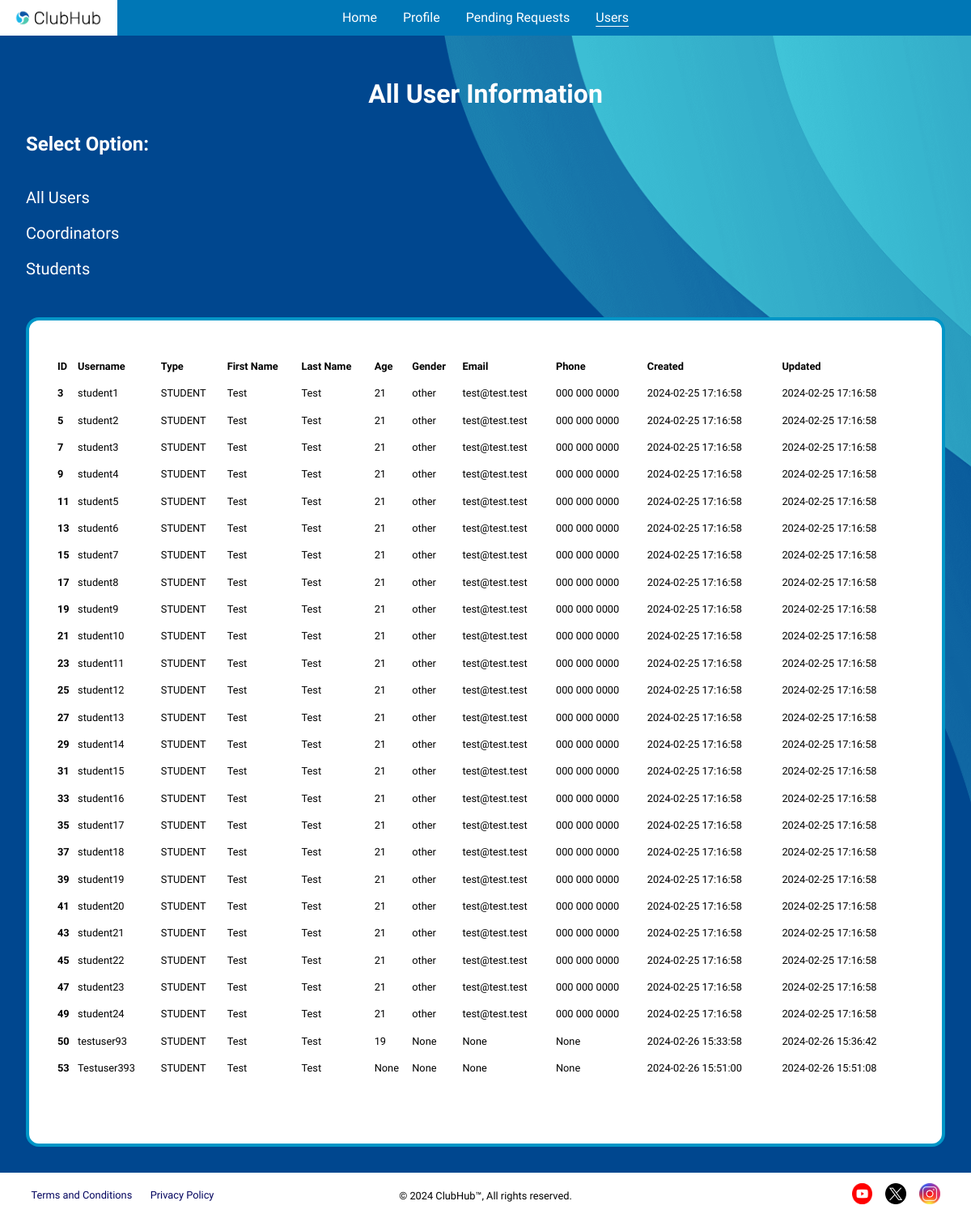
/admin/users/info?selected=student (signed in), run on an earlier commit of the app's database.
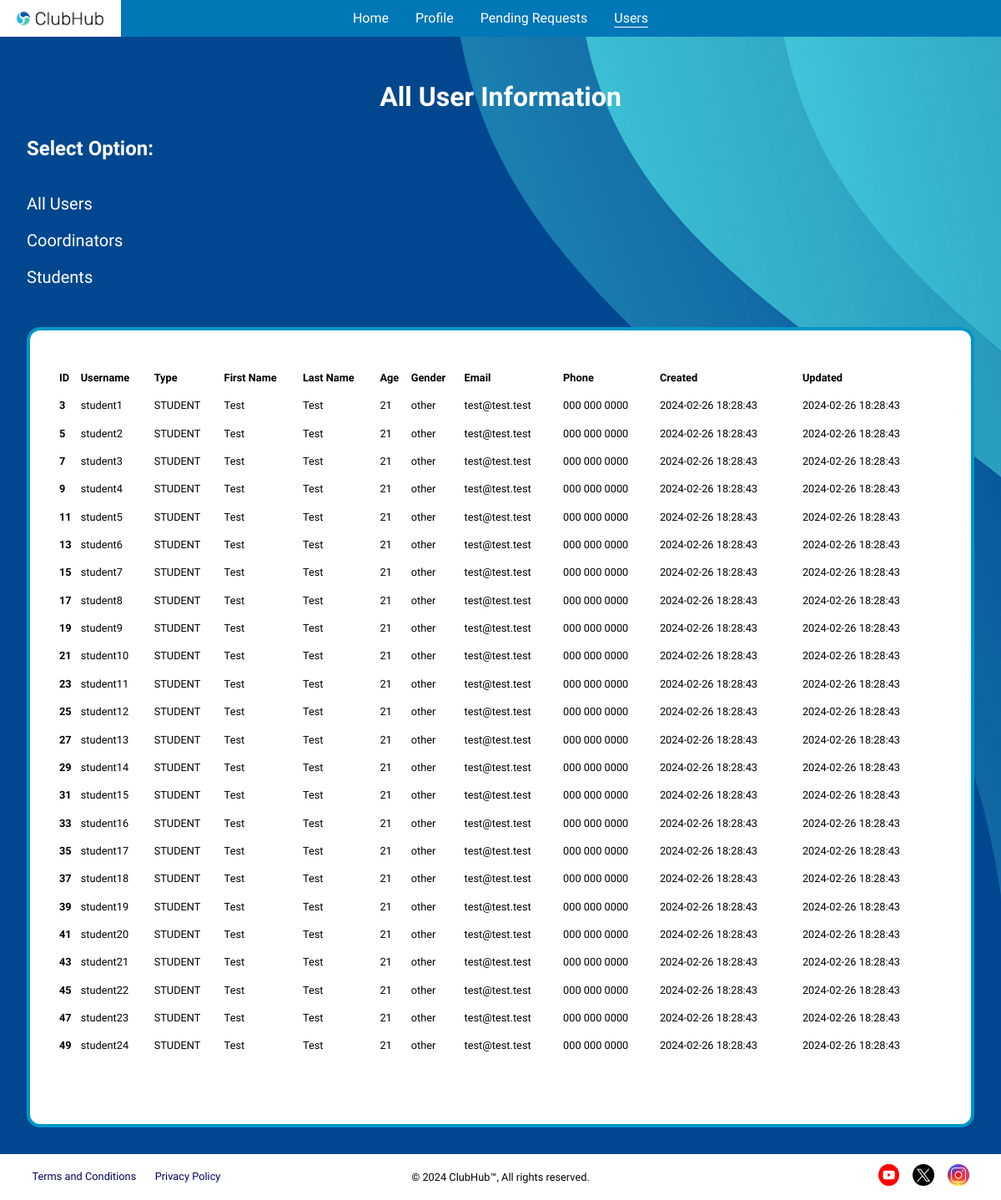
And on a later commit of the database.
### tables this page shows
CREATE TABLE login (
    user_id             INTEGER         NOT NULL,
    username            TEXT            NOT NULL,
    created             DATETIME        NOT NULL DEFAULT CURRENT_TIMESTAMP,
    updated             DATETIME        NOT NULL DEFAULT CURRENT_TIMESTAMP,
    -----------------------------------------------------------------------
    PRIMARY KEY (username),
    FOREIGN KEY (user_id) REFERENCES users(user_id)
);

CREATE TABLE users (
    user_id             INTEGER         NOT NULL,
    first_name          TEXT,
    last_name           TEXT,
    age                 INTEGER,
    email               TEXT,
    phone               TEXT,
    gender              TEXT,
    password            TEXT            NOT NULL,
    user_type           TEXT            NOT NULL CHECK (user_type IN ('STUDENT', 'COORDINATOR', 'ADMINISTRATOR')),
    approved            TEXT            NOT NULL CHECK (approved IN ('PENDING', 'APPROVED', 'REJECTED')) DEFAULT 'PENDING',
    created             DATETIME        NOT NULL DEFAULT CURRENT_TIMESTAMP,
    updated             DATETIME        NOT NULL DEFAULT CURRENT_TIMESTAMP,
    -----------------------------------------------------------------------
    PRIMARY KEY (user_id)
);

### application/blueprints/admin.py (the view)
@admin.route("/users/info")
def users_information() -> str:
    invalid = validate_admin_perms(endpoint="/admin/users/info")
    if invalid:
        return invalid
    selected: str | None = request.args.get("selected", None)
    user_rows: list[Row] | None
    if selected is not None:
        selected = selected.upper()
    if selected in ("COORDINATOR", "STUDENT"):
        user_rows = users_info(user_type=selected, admin_permission=True)
    else:
        user_rows = users_info(admin_permission=True)
    return render_template(
        'html/admin/users-info.html',
        user_rows=user_rows
    )

### application/__init__.py (called while the page is built)
@app.teardown_appcontext
def close_connection(_exception) -> None:
    db: Connection = getattr(g, "_database", None)
    if db is not None:
        db.close()

### application/util/authentication/page_access.py (called while the page is built)
def validate_access_perms(user_type: str, endpoint: str) -> str | None:
    if "user" not in session:
        error(errtype=Error.RESTRICTED_PAGE_LOGGED_OUT, endpoint=endpoint)
        return render_template("html/misc/home.html")
    current_user_type: str = session["user-type"]
    if current_user_type != user_type:
        errtype: Error = Error[f"RESTRICTED_PAGE_{user_type}"]
        error(errtype=errtype, endpoint=endpoint, user_type=current_user_type)
        return render_template("html/misc/home.html")
    return None

### application/util/db_functions/__init__.py (called while the page is built)
def get_db() -> Connection:
    db: Connection | None = getattr(g, "_database", None)
    if db is None:
        db: Connection = connect(DB_PATH)
        db.row_factory = Row
        g._database = db
    return db

def query_db(query: str, *args, single: Optional[bool] = None) -> list[Row] | Row | None:
    single = False if single is None else single
    cursor: Cursor = get_db().cursor()
    cursor.execute(query, args)
    results: list[Row] = cursor.fetchall()
    cursor.close()
    if not results:
        return None
    return results[0] if single else results

### application/templates/html/admin/users-info.html
{% extends "html/base/base.html" %}
{% block links %}
    <link rel="stylesheet" href="../../../static/css/admin-users-info.css">
{% endblock %}
{% block header %}
    <header>
        <h1>All User Information</h1>
    </header>
{% endblock %}
{% block content %}
    <div class="user-info-main">
        <h2>Select Option:</h2>
        <div class="top">
            <a href="/admin/users/info?selected=student">Students</a>
            <a href="/admin/users/info?selected=coordinator">Coordinators</a>
            <a href="/admin/users/info?selected=all">All Users</a>
        </div>
        <div class="table-container">
            <table>
                <thead class="thead-light">
                    <tr>
                        <th scope="col">ID</th>
                        <th scope="col">Username</th>
                        <th scope="col">Type</th>
                        <th scope="col">First Name</th>
                        <th scope="col">Last Name</th>
                        <th scope="col">Age</th>
                        <th scope="col">Gender</th>
                        <th scope="col">Email</th>
                        <th scope="col">Phone</th>
                        <th scope="col">Created</th>
                        <th scope="col">Updated</th>
                    </tr>
                </thead>
                <tbody>
                    {% if user_rows %}
                        {% for user in user_rows %}
                            <tr>
                                <th scope="row">{{ user["user_id"] }}</th>
                                <td>{{ user["username"] }}</td>
                                <td>{{ user["user_type"] }}</td>
                                <td>{{ user["first_name"] }}</td>
                                <td>{{ user["last_name"] }}</td>
                                <td>{{ user["age"] }}</td>
                                <td>{{ user["gender"] }}</td>
                                <td>{{ user["email"] }}</td>
                                <td>{{ user["phone"] }}</td>
                                <td>{{ user["created"] }}</td>
                                <td>{{ user["updated"] }}</td>
                            </tr>
                        {% endfor %}
                    {% endif %}
                </tbody>
            </table>
        </div>
    </div>
{% endblock %}

### application/templates/html/base/base.html (shortened to what this page needs)
<!doctype html>
<html lang="en">
<head>
    <link rel="stylesheet" type="text/css" href="../../../static/css/base.css" />
    {% block links %}
    {% endblock %}
    {% if request.endpoint == "registration.register_get" %}
        {% set new_link = "register" %}
        {% set new_link_name = "Register" %}
        {% set add_link_to_nav = true %}
    {% elif request.endpoint == "events.events_club_info" %}
        {% set href = "events/club-info" %}
        {% set new_link = "events-club-info" %}
        {% set new_link_name = "Club Info" %}
        {% set add_link_to_nav = true %}
    {% elif request.endpoint == "misc.forgot_password" %}
        {% set new_link = "forgot-password" %}
        {% set new_link_name = "Reset Password" %}
        {% set add_link_to_nav = true %}
    {% elif request.endpoint == "misc.privacy_policy" %}
        {% set new_link = "privacy-policy" %}
        {% set new_link_name = "Privacy Policy" %}
        {% set add_link_to_nav = true %}
    {% elif request.endpoint == "misc.terms_and_conditions" %}
        {% set new_link = "terms-and-conditions" %}
        {% set new_link_name = "Terms and Conditions" %}
        {% set add_link_to_nav = true %}
    {% endif %}
    {% set flash_message = get_flashed_messages()[0] %}
</head>
<body>
    <nav id="navbar">
        <div class="navbar-left">
            <a href="/home">
                <img src="../../../static/png/logo-dark.png" alt="[logo]">
            </a>
        </div>
        <div class="navbar-center">
            <a href="/home" class="home-link index-link none-link">Home</a>
        </div>
        {% if "user" in session %}
            <div class="navbar-center">
                <a href="/profile" class="profile-link">Profile</a>
            </div>
            {% if session["user-type"] == "ADMINISTRATOR" %}
                <div class="navbar-center">
                    <a href="/admin/users/pending" class="admin-users-pending-link">Pending Requests</a>
                </div>
                <div class="navbar-center">
                    <a href="/admin/users/info" class="admin-users-info-link">Users</a>
                </div>
            {% elif session["user-type"] == "COORDINATOR" %}
                <div class="navbar-center">
                    <a href="/cohome" class="cohome-link">Dashboard</a>
                </div>
            {% endif %}
        {% endif %}
        <div class="navbar-right">
        </div>
    </nav>
    {% block header %}
    {% endblock %}
    {% block content %}
    {% endblock %}
    <footer id="footer">
        <div>
            <a class="underlined-link underlined-link-footer" id="terms-and-conditions" href="/terms-and-conditions">Terms and Conditions</a>
            <a class="underlined-link underlined-link-footer" id="privacy-policy" href="/privacy-policy">Privacy Policy</a>
        </div>
        <div class="footer-center">
            <span>© 2024 ClubHub™, All rights reserved.</span>
        </div>
        <div>
            <a class="underlined-link underlined-link-yt" id="footer-yt" href="https://www.youtube.com/@immersiveSE">
                <img alt="[YouTube logo]" src="../../../static/png/youtube.png" />
            </a>
            <a class="underlined-link underlined-link-x" id="footer-x" href="https://twitter.com/ImmersiveSE">
                <img alt="[X logo]" src="../../../static/png/x.png" />
            </a>
            <a class="underlined-link underlined-link-insta" id="footer-insta" href="https://www.instagram.com/immersivesoftwareengineering/">
                <img alt="[Instagram logo]" src="../../../static/png/instagram.png" />
            </a>
        </div>
    </footer>
</body>
</html>

### application/static/css/base.css (style rules this page uses)
:root { --light-grey: #8a8988; --lighter-grey: #c4c4c4; --even-lighter-grey: #f2f2f2; --cyan: #3bbbd2; --light-blue: #0077b6; --lighter-blue: #0096c7; --even-lighter-blue: #90e0ef; --dark-blue: #023e8a; --darker-blue: #03045e; --lighter-green: #5afa8d; --light-green: #179645; --dark-green: #237543; --light-red: #db5658; --dark-red: #990f0f; --white: #ffffff; --black: #000000; --dark-grey: #1e2e33; --email-red: #f44336; --yt-red: #ff1c04; --pink: #e33667; --turquoise: #028080; }
* { box-sizing: border-box; }
body { scroll-behavior: smooth; margin: 0; padding: 0; background-color: var(--darker-blue); font-family: "Raleway", system-ui, Arial, sans-serif !important; color: var(--white); min-height: 100vh; display: flex; flex-direction: column; overflow-x: hidden; }
::placeholder { opacity: 0.6; }
header h1 { text-align: center; margin: 1.65em 0; }
a { text-decoration: none !important; color: var(--even-lighter-blue); }
.underlined-link { display: inline-block; }
.underlined-link::after { content: ''; width: 0; height: 0.1em; display: block; margin-left: auto; margin-right: auto; transition: 190ms width ease-in-out; }
.underlined-link-footer::after { background-color: var(--darker-blue); }
.underlined-link-yt::after { background-color: var(--yt-red); }
.underlined-link-x::after { background-color: var(--black); }
.underlined-link-insta::after { background-color: var(--pink); }
nav { display: grid !important; grid-template-columns: 1fr repeat(10, auto) 1fr !important; grid-auto-columns: auto !important; background-color: var(--light-blue) !important; overflow: hidden !important; }
nav div { grid-row: 1 !important; grid-column: auto !important; display: flex !important; }
.navbar-left { grid-column: 1 !important; justify-content: left !important; }
.navbar-center { grid-column: auto !important; justify-content: center !important; transition: height 0.25s !important; }
.navbar-right { grid-column: -2 !important; justify-content: right !important; }
.nav-active-link a { text-decoration: underline !important; text-underline-position: under !important; text-decoration-thickness: 0.075rem !important; text-underline-offset: 0.1rem !important; }
nav div a { display: flex !important; align-items: center; justify-content: center; color: var(--white); line-height: 1rem; text-decoration: none; height: 2.75rem; padding: 0 1rem; font-size: 1rem; background-color: transparent; transition: all 300ms; }
.navbar-left a img { height: 1.5rem; }
.navbar-left a img:last-of-type { display: none; }
footer { display: grid !important; align-items: center; grid-template-columns: 1fr 1fr 1fr; width: 100%; background-color: var(--white); color: var(--black); font-size: 0.8rem; padding: 1em 3em; margin-top: auto; gap: 1.5em; }
.footer-center { text-align: center; }
footer div a { color: var(--darker-blue) !important; }
footer div a img { transition: all 100ms; }
footer div a img { width: 2em; }
footer div:first-of-type { display: flex; gap: 1.75em; }
footer div:last-of-type { display: flex; gap: 1.25em; margin-left: auto; }

### application/static/css/admin-users-info.css (style rules this page uses)
body { background-image: url("../png/blue-background-flipped-y.png"); background-size: cover; background-position: center center; }
.user-info-main { padding: 0 2em 2em; }
.user-info-main h2 { margin-top: -1em; }
.top { display: flex; flex-direction: column-reverse; margin-bottom: 3em; }
.top a { font-size: 1.25rem; color: var(--white); display: block; padding: 1em 1em 0 0; width: fit-content; }
.table-container { margin-top: 1em; width: 100%; color: var(--black); background: var(--white); padding: 2em; border: 0.25em solid var(--lighter-blue); border-radius: 1em; }
.table-container table { font-size: 0.8rem; width: 100%; text-align: left; margin-bottom: 4em; }
.table-container table tr td, .table-container table tr th { position: relative; padding-top: 1.2em; }

What changed in the data, as far as the page shows it:
removed login: user_id "50", username "testuser93", user_type "STUDENT", first_name "Test", last_name "Test", age "19", gender "None", email "None", phone "None", created "2024-02-26 15:33:58", updated "2024-02-26 15:36:42"
removed login: user_id "53", username "Testuser393", user_type "STUDENT", first_name "Test", last_name "Test", age "None", gender "None", email "None", phone "None", created "2024-02-26 15:51:00", updated "2024-02-26 15:51:08"
changed login "student1": created "2024-02-25 17:16:58" → "2024-02-26 18:28:43"; updated "2024-02-25 17:16:58" → "2024-02-26 18:28:43"
changed login "student2": created "2024-02-25 17:16:58" → "2024-02-26 18:28:43"; updated "2024-02-25 17:16:58" → "2024-02-26 18:28:43"
changed login "student3": created "2024-02-25 17:16:58" → "2024-02-26 18:28:43"; updated "2024-02-25 17:16:58" → "2024-02-26 18:28:43"
changed login "student4": created "2024-02-25 17:16:58" → "2024-02-26 18:28:43"; updated "2024-02-25 17:16:58" → "2024-02-26 18:28:43"
changed login "student5": created "2024-02-25 17:16:58" → "2024-02-26 18:28:43"; updated "2024-02-25 17:16:58" → "2024-02-26 18:28:43"
changed login "student6": created "2024-02-25 17:16:58" → "2024-02-26 18:28:43"; updated "2024-02-25 17:16:58" → "2024-02-26 18:28:43"
changed login "student7": created "2024-02-25 17:16:58" → "2024-02-26 18:28:43"; updated "2024-02-25 17:16:58" → "2024-02-26 18:28:43"
changed login "student8": created "2024-02-25 17:16:58" → "2024-02-26 18:28:43"; updated "2024-02-25 17:16:58" → "2024-02-26 18:28:43"
changed login "student9": created "2024-02-25 17:16:58" → "2024-02-26 18:28:43"; updated "2024-02-25 17:16:58" → "2024-02-26 18:28:43"
changed login "student10": created "2024-02-25 17:16:58" → "2024-02-26 18:28:43"; updated "2024-02-25 17:16:58" → "2024-02-26 18:28:43"
changed login "student11": created "2024-02-25 17:16:58" → "2024-02-26 18:28:43"; updated "2024-02-25 17:16:58" → "2024-02-26 18:28:43"
changed login "student12": created "2024-02-25 17:16:58" → "2024-02-26 18:28:43"; updated "2024-02-25 17:16:58" → "2024-02-26 18:28:43"
changed login "student13": created "2024-02-25 17:16:58" → "2024-02-26 18:28:43"; updated "2024-02-25 17:16:58" → "2024-02-26 18:28:43"
changed login "student14": created "2024-02-25 17:16:58" → "2024-02-26 18:28:43"; updated "2024-02-25 17:16:58" → "2024-02-26 18:28:43"
changed login "student15": created "2024-02-25 17:16:58" → "2024-02-26 18:28:43"; updated "2024-02-25 17:16:58" → "2024-02-26 18:28:43"
changed login "student16": created "2024-02-25 17:16:58" → "2024-02-26 18:28:43"; updated "2024-02-25 17:16:58" → "2024-02-26 18:28:43"
changed login "student17": created "2024-02-25 17:16:58" → "2024-02-26 18:28:43"; updated "2024-02-25 17:16:58" → "2024-02-26 18:28:43"
changed login "student18": created "2024-02-25 17:16:58" → "2024-02-26 18:28:43"; updated "2024-02-25 17:16:58" → "2024-02-26 18:28:43"
changed login "student19": created "2024-02-25 17:16:58" → "2024-02-26 18:28:43"; updated "2024-02-25 17:16:58" → "2024-02-26 18:28:43"
changed login "student20": created "2024-02-25 17:16:58" → "2024-02-26 18:28:43"; updated "2024-02-25 17:16:58" → "2024-02-26 18:28:43"
changed login "student21": created "2024-02-25 17:16:58" → "2024-02-26 18:28:43"; updated "2024-02-25 17:16:58" → "2024-02-26 18:28:43"
changed login "student22": created "2024-02-25 17:16:58" → "2024-02-26 18:28:43"; updated "2024-02-25 17:16:58" → "2024-02-26 18:28:43"
changed login "student23": created "2024-02-25 17:16:58" → "2024-02-26 18:28:43"; updated "2024-02-25 17:16:58" → "2024-02-26 18:28:43"
changed login "student24": created "2024-02-25 17:16:58" → "2024-02-26 18:28:43"; updated "2024-02-25 17:16:58" → "2024-02-26 18:28:43"
